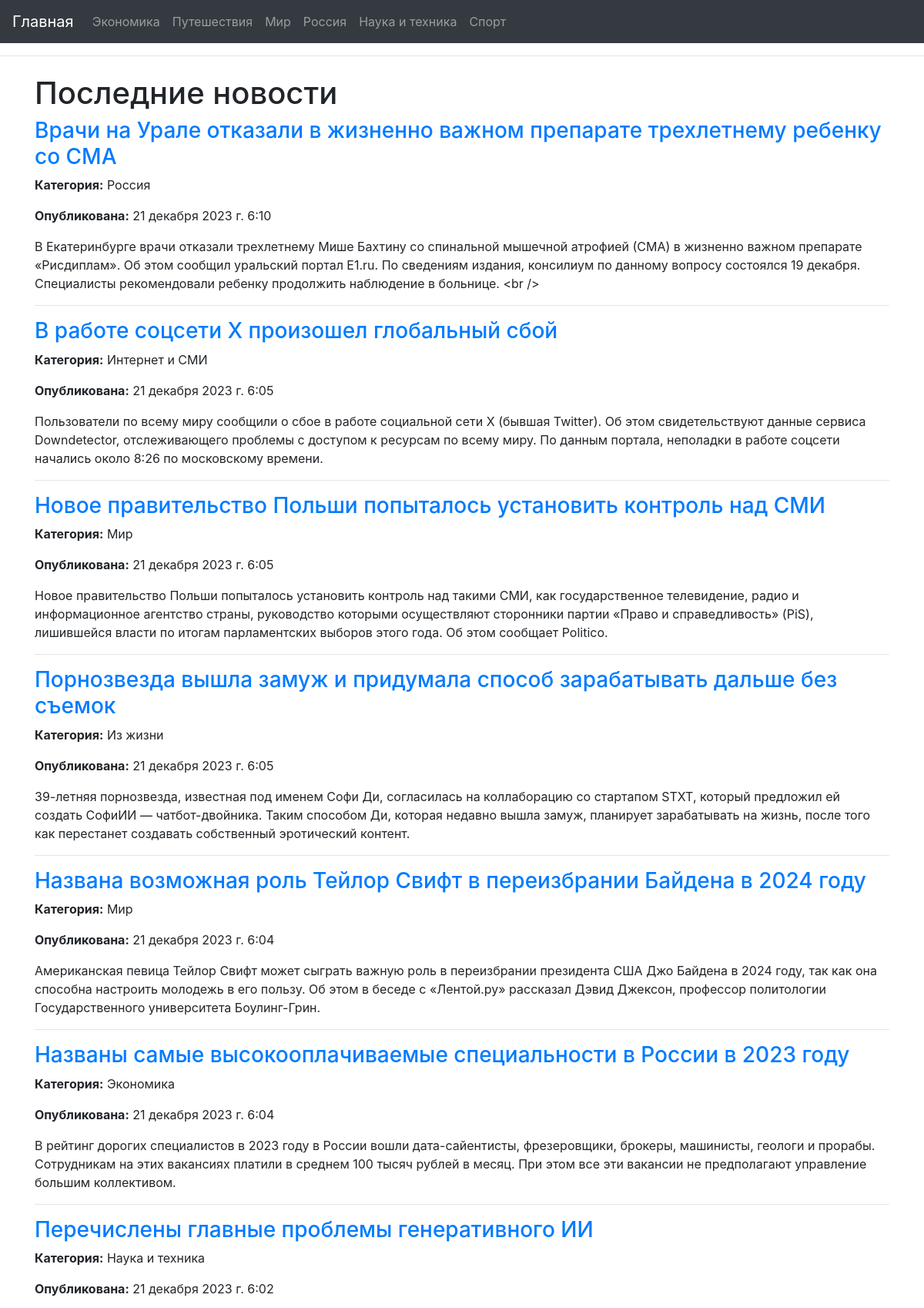
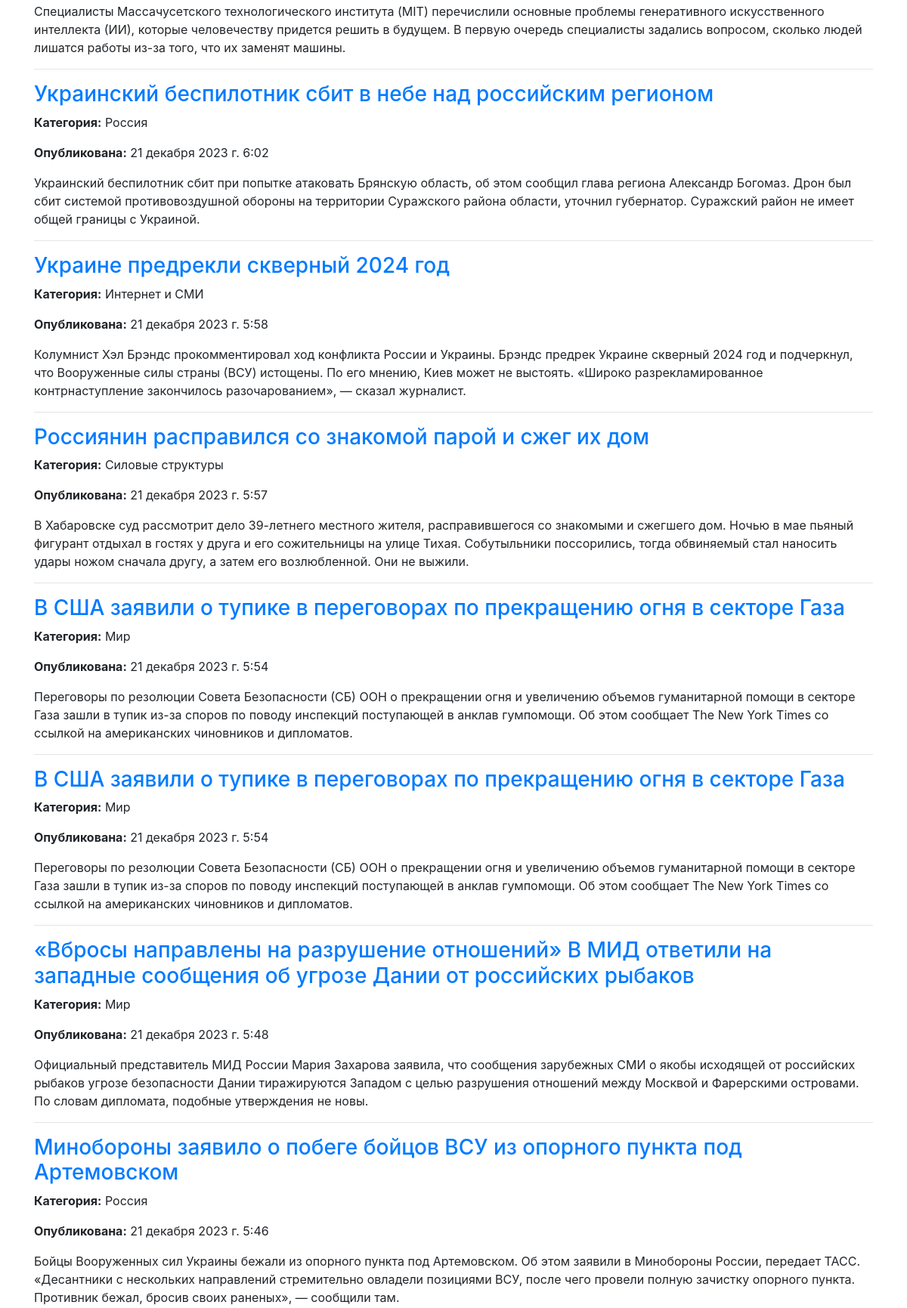
The page /home/?page=2 (upper part) on the database its author committed (2 pictures, top to bottom).
### newsapp/models.py (models this page shows, shortened)
class News(models.Model):
    title = models.CharField(max_length=200)
    link = models.URLField()
    summary = models.TextField()
    published = models.DateTimeField()
    category = models.CharField(max_length=100)

### newsapp/views.py (the view)
# urls.py: 2. Add a URL to urlpatterns:  path('', views.home, name='home')
def home(request):
    all_news = News.objects.all().order_by('-published')
    paginator = Paginator(all_news, 20)
    page = request.GET.get('page', 1)
    try:
        news = paginator.page(page)
    except PageNotAnInteger:
        news = paginator.page(1)
    except EmptyPage:
        news = paginator.page(paginator.num_pages)
    return render(request, 'newsapp/home.html', {'news': news})

### templates/newsapp/home.html (shortened to what this page needs)
{% extends 'newsapp/base.html' %}
{% block content %}
  <h1>Последние новости</h1>
  {% for new in news %}
    <div class="news-item">
      <h3><a href="{{ new.link }}" target="_blank">{{ new.title }}</a></h3>
      <p><strong>Категория:</strong> {{ new.category }}</p>
      <p><strong>Опубликована:</strong> {{ new.published }}</p>
      <p>{{ new.summary }}</p>
    </div>
    <hr>
  {% endfor %}
{% endblock %}

### rows shown on the page
News: title "Врачи на Урале отказали в жизненно важном препарате трехлетнему ребенку со СМА", category "Россия", published "21 декабря 2023 г. 6:10", summary "В Екатеринбурге врачи отказали трехлетнему Мише Бахтину со спинальной мышечной атрофией (СМА) в жизненно важном препарате «Рисдиплам». Об этом сообщил уральский портал Е1.ru. По сведениям издания, консилиум по данному вопросу состоялся 19 декабря. Специалисты рекомендовали ребенку продолжить наблюдение в больнице. <br />"
News: title "В работе соцсети X произошел глобальный сбой", category "Интернет и СМИ", published "21 декабря 2023 г. 6:05", summary "Пользователи по всему миру сообщили о сбое в работе социальной сети X (бывшая Twitter). Об этом свидетельствуют данные сервиса Downdetector, отслеживающего проблемы с доступом к ресурсам по всему миру. По данным портала, неполадки в работе соцсети начались около 8:26 по московскому времени."
News: title "Новое правительство Польши попыталось установить контроль над СМИ", category "Мир", published "21 декабря 2023 г. 6:05", summary "Новое правительство Польши попыталось установить контроль над такими СМИ, как государственное телевидение, радио и информационное агентство страны, руководство которыми осуществляют сторонники партии «Право и справедливость» (PiS), лишившейся власти по итогам парламентских выборов этого года. Об этом сообщает Politico."
News: title "Порнозвезда вышла замуж и придумала способ зарабатывать дальше без съемок", category "Из жизни", published "21 декабря 2023 г. 6:05", summary "39-летняя порнозвезда, известная под именем Софи Ди, согласилась на коллаборацию со стартапом STXT, который предложил ей создать СофиИИ — чатбот-двойника. Таким способом Ди, которая недавно вышла замуж, планирует зарабатывать на жизнь, после того как перестанет создавать собственный эротический контент."
News: title "Названа возможная роль Тейлор Свифт в переизбрании Байдена в 2024 году", category "Мир", published "21 декабря 2023 г. 6:04", summary "Американская певица Тейлор Свифт может сыграть важную роль в переизбрании президента США Джо Байдена в 2024 году, так как она способна настроить молодежь в его пользу. Об этом в беседе с «Лентой.ру» рассказал Дэвид Джексон, профессор политологии Государственного университета Боулинг-Грин."
News: title "Названы самые высокооплачиваемые специальности в России в 2023 году", category "Экономика", published "21 декабря 2023 г. 6:04", summary "В рейтинг дорогих специалистов в 2023 году в России вошли дата-сайентисты, фрезеровщики, брокеры, машинисты, геологи и прорабы. Сотрудникам на этих вакансиях платили в среднем 100 тысяч рублей в месяц. При этом все эти вакансии не предполагают управление большим коллективом."
News: title "Перечислены главные проблемы генеративного ИИ", category "Наука и техника", published "21 декабря 2023 г. 6:02", summary "Специалисты Массачусетского технологического института (MIT) перечислили основные проблемы генеративного искусственного интеллекта (ИИ), которые человечеству придется решить в будущем. В первую очередь специалисты задались вопросом, сколько людей лишатся работы из-за того, что их заменят машины."
News: title "Украинский беспилотник сбит в небе над российским регионом", category "Россия", published "21 декабря 2023 г. 6:02", summary "Украинский беспилотник сбит при попытке атаковать Брянскую область, об этом сообщил глава региона Александр Богомаз. Дрон был сбит системой противовоздушной обороны на территории Суражского района области, уточнил губернатор. Суражский район не имеет общей границы с Украиной."
News: title "Украине предрекли скверный 2024 год", category "Интернет и СМИ", published "21 декабря 2023 г. 5:58", summary "Колумнист Хэл Брэндс прокомментировал ход конфликта России и Украины. Брэндс предрек Украине скверный 2024 год и подчеркнул, что Вооруженные силы страны (ВСУ) истощены. По его мнению, Киев может не выстоять. «Широко разрекламированное контрнаступление закончилось разочарованием», — сказал журналист."
News: title "Россиянин расправился со знакомой парой и сжег их дом", category "Силовые структуры", published "21 декабря 2023 г. 5:57", summary "В Хабаровске суд рассмотрит дело 39-летнего местного жителя, расправившегося со знакомыми и сжегшего дом. Ночью в мае пьяный фигурант отдыхал в гостях у друга и его сожительницы на улице Тихая. Собутыльники поссорились, тогда обвиняемый стал наносить удары ножом сначала другу, а затем его возлюбленной. Они не выжили."
News: title "В США заявили о тупике в переговорах по прекращению огня в секторе Газа", category "Мир", published "21 декабря 2023 г. 5:54", summary "Переговоры по резолюции Совета Безопасности (СБ) ООН о прекращении огня и увеличению объемов гуманитарной помощи в секторе Газа зашли в тупик из-за споров по поводу инспекций поступающей в анклав гумпомощи. Об этом сообщает The New York Times со ссылкой на американских чиновников и дипломатов."
News: title "В США заявили о тупике в переговорах по прекращению огня в секторе Газа", category "Мир", published "21 декабря 2023 г. 5:54", summary "Переговоры по резолюции Совета Безопасности (СБ) ООН о прекращении огня и увеличению объемов гуманитарной помощи в секторе Газа зашли в тупик из-за споров по поводу инспекций поступающей в анклав гумпомощи. Об этом сообщает The New York Times со ссылкой на американских чиновников и дипломатов."
News: title "«Вбросы направлены на разрушение отношений» В МИД ответили на западные сообщения об угрозе Дании от российских рыбаков", category "Мир", published "21 декабря 2023 г. 5:48", summary "Официальный представитель МИД России Мария Захарова заявила, что сообщения зарубежных СМИ о якобы исходящей от российских рыбаков угрозе безопасности Дании тиражируются Западом с целью разрушения отношений между Москвой и Фарерскими островами. По словам дипломата, подобные утверждения не новы."
News: title "Минобороны заявило о побеге бойцов ВСУ из опорного пункта под Артемовском", category "Россия", published "21 декабря 2023 г. 5:46", summary "Бойцы Вооруженных сил Украины бежали из опорного пункта под Артемовском. Об этом заявили в Минобороны России, передает ТАСС. «Десантники с нескольких направлений стремительно овладели позициями ВСУ, после чего провели полную зачистку опорного пункта. Противник бежал, бросив своих раненых», — сообщили там."
